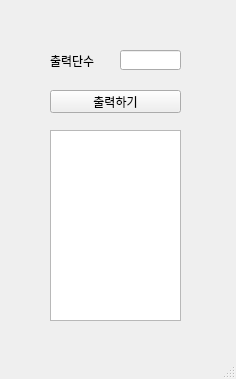
<?xml version="1.0" encoding="UTF-8"?>
<ui version="4.0">
 <class>MainWindow</class>
 <widget class="QMainWindow" name="MainWindow">
  <property name="geometry">
   <rect>
    <x>0</x>
    <y>0</y>
    <width>236</width>
    <height>379</height>
   </rect>
  </property>
  <property name="windowTitle">
   <string>MainWindow</string>
  </property>
  <widget class="QWidget" name="centralwidget">
   <widget class="QLabel" name="lbl">
    <property name="geometry">
     <rect>
      <x>50</x>
      <y>50</y>
      <width>56</width>
      <height>21</height>
     </rect>
    </property>
    <property name="text">
     <string>출력단수</string>
    </property>
   </widget>
   <widget class="QLineEdit" name="le">
    <property name="geometry">
     <rect>
      <x>120</x>
      <y>50</y>
      <width>61</width>
      <height>20</height>
     </rect>
    </property>
   </widget>
   <widget class="QPushButton" name="pb">
    <property name="geometry">
     <rect>
      <x>50</x>
      <y>90</y>
      <width>131</width>
      <height>23</height>
     </rect>
    </property>
    <property name="text">
     <string>출력하기</string>
    </property>
   </widget>
   <widget class="QTextEdit" name="te">
    <property name="geometry">
     <rect>
      <x>50</x>
      <y>130</y>
      <width>131</width>
      <height>191</height>
     </rect>
    </property>
   </widget>
  </widget>
  <widget class="QMenuBar" name="menubar">
   <property name="geometry">
    <rect>
     <x>0</x>
     <y>0</y>
     <width>236</width>
     <height>21</height>
    </rect>
   </property>
  </widget>
  <widget class="QStatusBar" name="statusbar"/>
 </widget>
 <resources/>
 <connections/>
</ui>
